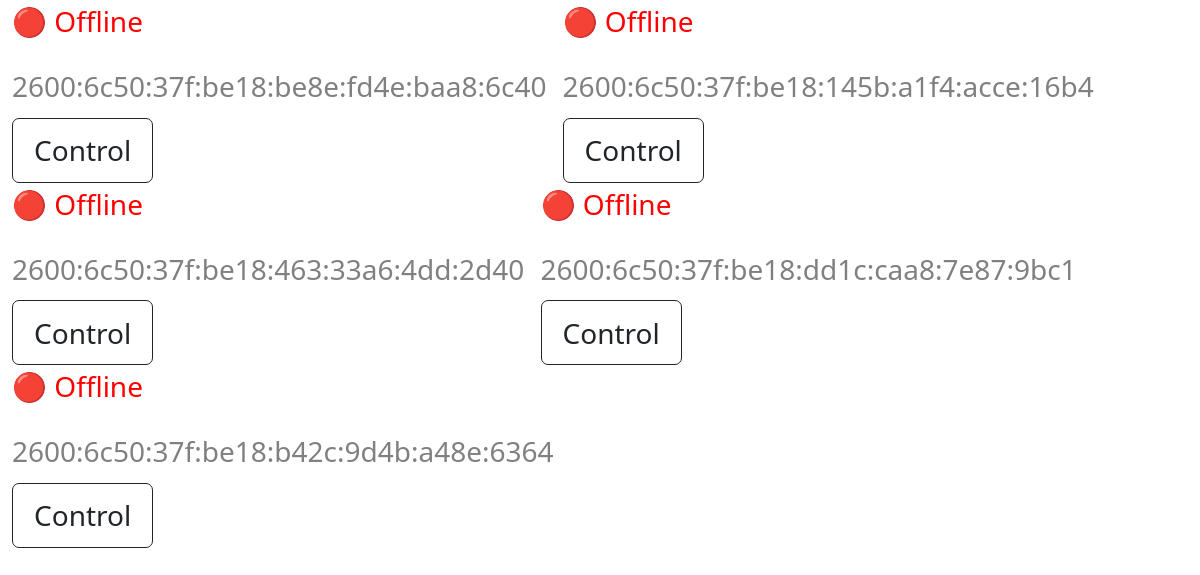
The app's page / (signed in) with its own data.
### backdoor/models.py (models this page shows)
class Computer(models.Model):
    ip_addr = models.CharField(default="192.168.1.1",max_length=50)
    pc_name = models.CharField(default="", max_length=100)
    last_online = models.DateTimeField(default=timezone.now)
    ping = models.CharField(default="0",max_length=100)

### backdoor/views.py (the view)
# urls.py: path('', views.home, name="home"),
def home(request):
    if request.user.is_superuser:
        context = {
            'computers': Computer.objects.all()
        }
        return render(request, "backdoor/home.html", context)
    else:
        return redirect("/admin/")

### backdoor/templates/backdoor/home.html (shortened to what this page needs)
{% include 'backdoor/base.html' %}
{% block content %}
{% for computer in computers %}
    <div class="computerdiv" style="zoom: 175%">
        <div style="display:flex; flex-direction:row;">
            <p id="online-status-{{computer.id}}">⚪ Checking</p>
        </div>
        <h4 style="color:grey;font-size:16px;">{{computer.ip_addr}}</h4>
        <a style="text-decoration:none;" href="{% url 'computer-detail' pc_id=computer.id %}">
            <button type="button" class="btn btn-outline-dark">Control</button>
        </a>
        </div>
{% endfor %}
{% endblock content %}

### static/main.css (style rules this page uses)
.computerdiv { display:inline-block; margin-left: 1%; }

### records on screen
Computer: ip_addr "2600:6c50:37f:be18:be8e:fd4e:baa8:6c40"
Computer: ip_addr "2600:6c50:37f:be18:145b:a1f4:acce:16b4"
Computer: ip_addr "2600:6c50:37f:be18:463:33a6:4dd:2d40"
Computer: ip_addr "2600:6c50:37f:be18:dd1c:caa8:7e87:9bc1"
Computer: ip_addr "2600:6c50:37f:be18:b42c:9d4b:a48e:6364"
